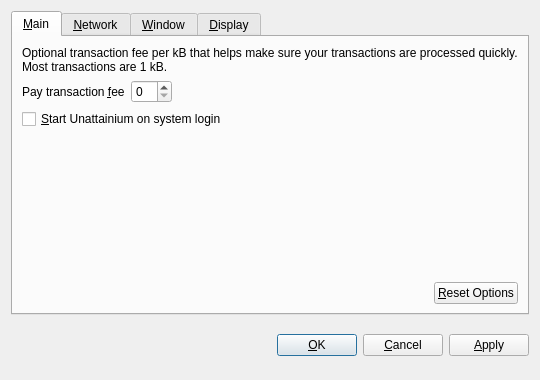
<?xml version="1.0" encoding="UTF-8"?>
<ui version="4.0">
 <class>OptionsDialog</class>
 <widget class="QDialog" name="OptionsDialog">
  <property name="geometry">
   <rect>
    <x>0</x>
    <y>0</y>
    <width>540</width>
    <height>380</height>
   </rect>
  </property>
  <property name="windowTitle">
   <string>Options</string>
  </property>
  <property name="modal">
   <bool>true</bool>
  </property>
  <layout class="QVBoxLayout" name="verticalLayout">
   <item>
    <widget class="QTabWidget" name="tabWidget">
     <property name="tabPosition">
      <enum>QTabWidget::North</enum>
     </property>
     <property name="currentIndex">
      <number>0</number>
     </property>
     <widget class="QWidget" name="tabMain">
      <attribute name="title">
       <string>&amp;Main</string>
      </attribute>
      <layout class="QVBoxLayout" name="verticalLayout_Main">
       <item>
        <widget class="QLabel" name="transactionFeeInfoLabel">
         <property name="text">
          <string>Optional transaction fee per kB that helps make sure your transactions are processed quickly. Most transactions are 1 kB.</string>
         </property>
         <property name="textFormat">
          <enum>Qt::PlainText</enum>
         </property>
         <property name="wordWrap">
          <bool>true</bool>
         </property>
        </widget>
       </item>
       <item>
        <layout class="QHBoxLayout" name="horizontalLayout_1_Main">
         <item>
          <widget class="QLabel" name="transactionFeeLabel">
           <property name="text">
            <string>Pay transaction &amp;fee</string>
           </property>
           <property name="textFormat">
            <enum>Qt::PlainText</enum>
           </property>
           <property name="buddy">
            <cstring>transactionFee</cstring>
           </property>
          </widget>
         </item>
         <item>
          <widget class="BitcoinAmountField" name="transactionFee"/>
         </item>
         <item>
          <spacer name="horizontalSpacer_1_Main">
           <property name="orientation">
            <enum>Qt::Horizontal</enum>
           </property>
           <property name="sizeHint" stdset="0">
            <size>
             <width>40</width>
             <height>20</height>
            </size>
           </property>
          </spacer>
         </item>
        </layout>
       </item>
       <item>
        <widget class="QCheckBox" name="bitcoinAtStartup">
         <property name="toolTip">
          <string>Automatically start Unattainium after logging in to the system.</string>
         </property>
         <property name="text">
          <string>&amp;Start Unattainium on system login</string>
         </property>
        </widget>
       </item>
       <item>
        <spacer name="verticalSpacer_Main">
         <property name="orientation">
          <enum>Qt::Vertical</enum>
         </property>
         <property name="sizeHint" stdset="0">
          <size>
           <width>20</width>
           <height>40</height>
          </size>
         </property>
        </spacer>
       </item>
       <item>
        <layout class="QHBoxLayout" name="horizontalLayout_2_Main">
         <item>
          <spacer name="horizontalSpacer_2_Main">
           <property name="orientation">
            <enum>Qt::Horizontal</enum>
           </property>
           <property name="sizeHint" stdset="0">
            <size>
             <width>40</width>
             <height>20</height>
            </size>
           </property>
          </spacer>
         </item>
         <item>
          <widget class="QPushButton" name="resetButton">
           <property name="toolTip">
            <string>Reset all client options to default.</string>
           </property>
           <property name="text">
            <string>&amp;Reset Options</string>
           </property>
           <property name="autoDefault">
            <bool>false</bool>
           </property>
          </widget>
         </item>
        </layout>
       </item>
      </layout>
     </widget>
     <widget class="QWidget" name="tabNetwork">
      <attribute name="title">
       <string>&amp;Network</string>
      </attribute>
      <layout class="QVBoxLayout" name="verticalLayout_Network">
       <item>
        <widget class="QCheckBox" name="mapPortUpnp">
         <property name="toolTip">
          <string>Automatically open the Unattainium client port on the router. This only works when your router supports UPnP and it is enabled.</string>
         </property>
         <property name="text">
          <string>Map port using &amp;UPnP</string>
         </property>
        </widget>
       </item>
       <item>
        <widget class="QCheckBox" name="connectSocks">
         <property name="toolTip">
          <string>Connect to the Unattainium network through a SOCKS proxy (e.g. when connecting through Tor).</string>
         </property>
         <property name="text">
          <string>&amp;Connect through SOCKS proxy:</string>
         </property>
        </widget>
       </item>
       <item>
        <layout class="QHBoxLayout" name="horizontalLayout_Network">
         <item>
          <widget class="QLabel" name="proxyIpLabel">
           <property name="text">
            <string>Proxy &amp;IP:</string>
           </property>
           <property name="textFormat">
            <enum>Qt::PlainText</enum>
           </property>
           <property name="buddy">
            <cstring>proxyIp</cstring>
           </property>
          </widget>
         </item>
         <item>
          <widget class="QValidatedLineEdit" name="proxyIp">
           <property name="maximumSize">
            <size>
             <width>140</width>
             <height>16777215</height>
            </size>
           </property>
           <property name="toolTip">
            <string>IP address of the proxy (e.g. 127.0.0.1)</string>
           </property>
          </widget>
         </item>
         <item>
          <widget class="QLabel" name="proxyPortLabel">
           <property name="text">
            <string>&amp;Port:</string>
           </property>
           <property name="textFormat">
            <enum>Qt::PlainText</enum>
           </property>
           <property name="buddy">
            <cstring>proxyPort</cstring>
           </property>
          </widget>
         </item>
         <item>
          <widget class="QLineEdit" name="proxyPort">
           <property name="maximumSize">
            <size>
             <width>55</width>
             <height>16777215</height>
            </size>
           </property>
           <property name="toolTip">
            <string>Port of the proxy (e.g. 9050)</string>
           </property>
          </widget>
         </item>
         <item>
          <widget class="QLabel" name="socksVersionLabel">
           <property name="text">
            <string>SOCKS &amp;Version:</string>
           </property>
           <property name="textFormat">
            <enum>Qt::PlainText</enum>
           </property>
           <property name="buddy">
            <cstring>socksVersion</cstring>
           </property>
          </widget>
         </item>
         <item>
          <widget class="QValueComboBox" name="socksVersion">
           <property name="toolTip">
            <string>SOCKS version of the proxy (e.g. 5)</string>
           </property>
          </widget>
         </item>
         <item>
          <spacer name="horizontalSpacer_Network">
           <property name="orientation">
            <enum>Qt::Horizontal</enum>
           </property>
           <property name="sizeHint" stdset="0">
            <size>
             <width>40</width>
             <height>20</height>
            </size>
           </property>
          </spacer>
         </item>
        </layout>
       </item>
       <item>
        <spacer name="verticalSpacer_Network">
         <property name="orientation">
          <enum>Qt::Vertical</enum>
         </property>
         <property name="sizeHint" stdset="0">
          <size>
           <width>20</width>
           <height>40</height>
          </size>
         </property>
        </spacer>
       </item>
      </layout>
     </widget>
     <widget class="QWidget" name="tabWindow">
      <attribute name="title">
       <string>&amp;Window</string>
      </attribute>
      <layout class="QVBoxLayout" name="verticalLayout_Window">
       <item>
        <widget class="QCheckBox" name="minimizeToTray">
         <property name="toolTip">
          <string>Show only a tray icon after minimizing the window.</string>
         </property>
         <property name="text">
          <string>&amp;Minimize to the tray instead of the taskbar</string>
         </property>
        </widget>
       </item>
       <item>
        <widget class="QCheckBox" name="minimizeOnClose">
         <property name="toolTip">
          <string>Minimize instead of exit the application when the window is closed. When this option is enabled, the application will be closed only after selecting Quit in the menu.</string>
         </property>
         <property name="text">
          <string>M&amp;inimize on close</string>
         </property>
        </widget>
       </item>
       <item>
        <spacer name="verticalSpacer_Window">
         <property name="orientation">
          <enum>Qt::Vertical</enum>
         </property>
         <property name="sizeHint" stdset="0">
          <size>
           <width>20</width>
           <height>40</height>
          </size>
         </property>
        </spacer>
       </item>
      </layout>
     </widget>
     <widget class="QWidget" name="tabDisplay">
      <attribute name="title">
       <string>&amp;Display</string>
      </attribute>
      <layout class="QVBoxLayout" name="verticalLayout_Display">
       <item>
        <layout class="QHBoxLayout" name="horizontalLayout_1_Display">
         <item>
          <widget class="QLabel" name="langLabel">
           <property name="text">
            <string>User Interface &amp;language:</string>
           </property>
           <property name="textFormat">
            <enum>Qt::PlainText</enum>
           </property>
           <property name="buddy">
            <cstring>lang</cstring>
           </property>
          </widget>
         </item>
         <item>
          <widget class="QValueComboBox" name="lang">
           <property name="toolTip">
            <string>The user interface language can be set here. This setting will take effect after restarting Unattainium.</string>
           </property>
          </widget>
         </item>
        </layout>
       </item>
       <item>
        <layout class="QHBoxLayout" name="horizontalLayout_2_Display">
         <item>
          <widget class="QLabel" name="unitLabel">
           <property name="text">
            <string>&amp;Unit to show amounts in:</string>
           </property>
           <property name="textFormat">
            <enum>Qt::PlainText</enum>
           </property>
           <property name="buddy">
            <cstring>unit</cstring>
           </property>
          </widget>
         </item>
         <item>
          <widget class="QValueComboBox" name="unit">
           <property name="toolTip">
            <string>Choose the default subdivision unit to show in the interface and when sending coins.</string>
           </property>
          </widget>
         </item>
        </layout>
       </item>
       <item>
        <widget class="QCheckBox" name="displayAddresses">
         <property name="toolTip">
          <string>Whether to show Unattainium addresses in the transaction list or not.</string>
         </property>
         <property name="text">
          <string>&amp;Display addresses in transaction list</string>
         </property>
        </widget>
       </item>
       <item>
        <spacer name="verticalSpacer_Display">
         <property name="orientation">
          <enum>Qt::Vertical</enum>
         </property>
         <property name="sizeHint" stdset="0">
          <size>
           <width>20</width>
           <height>40</height>
          </size>
         </property>
        </spacer>
       </item>
      </layout>
     </widget>
    </widget>
   </item>
   <item>
    <layout class="QHBoxLayout" name="horizontalLayout_Buttons">
     <item>
      <spacer name="horizontalSpacer_1">
       <property name="orientation">
        <enum>Qt::Horizontal</enum>
       </property>
       <property name="sizeHint" stdset="0">
        <size>
         <width>40</width>
         <height>48</height>
        </size>
       </property>
      </spacer>
     </item>
     <item>
      <widget class="QLabel" name="statusLabel">
       <property name="font">
        <font>
         <weight>75</weight>
         <bold>true</bold>
        </font>
       </property>
       <property name="text">
        <string/>
       </property>
       <property name="textFormat">
        <enum>Qt::PlainText</enum>
       </property>
       <property name="wordWrap">
        <bool>true</bool>
       </property>
      </widget>
     </item>
     <item>
      <spacer name="horizontalSpacer_2">
       <property name="orientation">
        <enum>Qt::Horizontal</enum>
       </property>
       <property name="sizeHint" stdset="0">
        <size>
         <width>40</width>
         <height>48</height>
        </size>
       </property>
      </spacer>
     </item>
     <item>
      <widget class="QPushButton" name="okButton">
       <property name="text">
        <string>&amp;OK</string>
       </property>
      </widget>
     </item>
     <item>
      <widget class="QPushButton" name="cancelButton">
       <property name="text">
        <string>&amp;Cancel</string>
       </property>
       <property name="autoDefault">
        <bool>false</bool>
       </property>
      </widget>
     </item>
     <item>
      <widget class="QPushButton" name="applyButton">
       <property name="text">
        <string>&amp;Apply</string>
       </property>
       <property name="autoDefault">
        <bool>false</bool>
       </property>
      </widget>
     </item>
    </layout>
   </item>
  </layout>
 </widget>
 <customwidgets>
  <customwidget>
   <class>BitcoinAmountField</class>
   <extends>QSpinBox</extends>
   <header>bitcoinamountfield.h</header>
  </customwidget>
  <customwidget>
   <class>QValueComboBox</class>
   <extends>QComboBox</extends>
   <header>qvaluecombobox.h</header>
  </customwidget>
  <customwidget>
   <class>QValidatedLineEdit</class>
   <extends>QLineEdit</extends>
   <header>qvalidatedlineedit.h</header>
  </customwidget>
 </customwidgets>
 <resources/>
 <connections/>
</ui>
